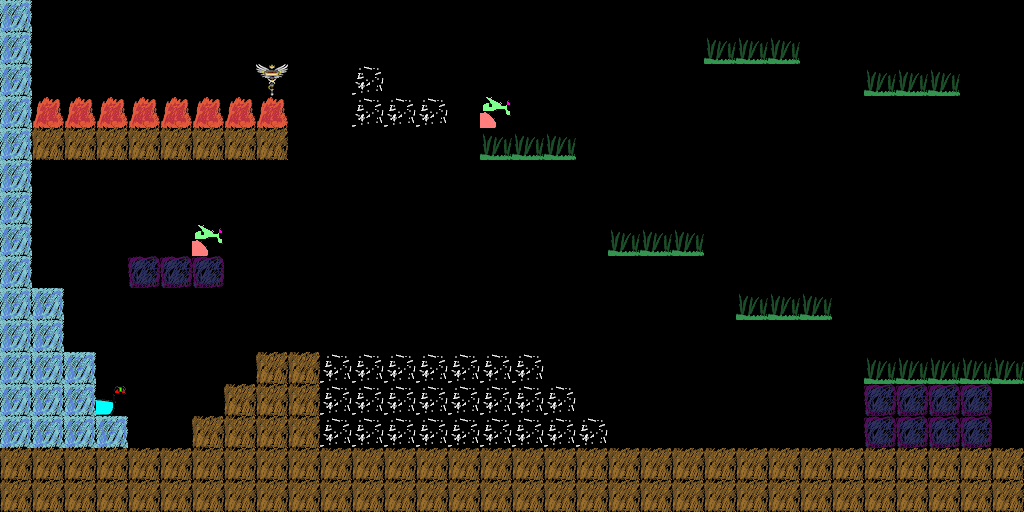

Tiled map render using the project's own tile images. Description and the whole map definition, tile-layer contents included, below:
An orthogonal 32x16 tile map with 32x32 px tiles, 3 tile layers (roomstuff, overlay, npcs), 3 hidden layers not drawn.

<map version="1.2" tiledversion="1.2.4" orientation="orthogonal" renderorder="right-down" width="32" height="16" tilewidth="32" tileheight="32" infinite="0" nextlayerid="13" nextobjectid="1">
 <tileset firstgid="1" source="../../tileset.tsx" />
 <layer id="7" name="collision" width="32" height="16" visible="0">
  <data encoding="csv">
1,0,0,0,0,0,0,0,0,0,0,0,0,0,0,0,0,0,0,0,0,0,0,0,0,0,0,0,0,0,0,0,
1,0,0,0,0,0,0,0,0,0,0,0,0,0,0,0,0,0,0,0,0,0,1,1,1,0,0,0,0,0,0,0,
1,0,0,0,0,0,0,0,0,0,0,1,0,0,0,0,0,0,0,0,0,0,0,0,0,0,0,1,1,1,0,0,
1,1,1,1,1,1,1,1,1,0,0,1,1,1,0,0,0,0,0,0,0,0,0,0,0,0,0,0,0,0,0,0,
1,1,1,1,1,1,1,1,1,0,0,0,0,0,0,1,1,1,0,0,0,0,0,0,0,0,0,0,0,0,0,0,
1,0,0,0,0,0,0,0,0,0,0,0,0,0,0,0,0,0,0,0,0,0,0,0,0,0,0,0,0,0,0,0,
1,0,0,0,0,0,0,0,0,0,0,0,0,0,0,0,0,0,0,0,0,0,0,0,0,0,0,0,0,0,0,0,
1,0,0,0,0,0,0,0,0,0,0,0,0,0,0,0,0,0,0,1,1,1,0,0,0,0,0,0,0,0,0,0,
1,0,0,0,1,1,1,0,0,0,0,0,0,0,0,0,0,0,0,0,0,0,0,0,0,0,0,0,0,0,0,0,
1,1,0,0,0,0,0,0,0,0,0,0,0,0,0,0,0,0,0,0,0,0,0,1,1,1,0,0,0,0,0,0,
1,1,0,0,0,0,0,0,0,0,0,0,0,0,0,0,0,0,0,0,0,0,0,0,0,0,0,0,0,0,0,0,
1,1,1,0,0,0,0,0,1,1,1,1,1,1,1,1,1,0,0,0,0,0,0,0,0,0,0,1,1,1,1,1,
1,1,1,0,0,0,0,1,1,1,1,1,1,1,1,1,1,1,0,0,0,0,0,0,0,0,0,0,0,0,0,0,
1,1,1,1,0,0,1,1,1,1,1,1,1,1,1,1,1,1,1,0,0,0,0,0,0,0,0,0,0,0,0,0,
1,1,1,1,1,1,1,1,1,1,1,1,1,1,1,1,1,1,1,1,1,1,1,1,1,1,1,1,1,1,1,1,
1,1,1,1,1,1,1,1,1,1,1,1,1,1,1,1,1,1,1,1,1,1,1,1,1,1,1,1,1,1,1,1
</data>
 </layer>
 <layer id="12" name="roomstuff" width="32" height="16">
  <data encoding="csv">
0,0,0,0,0,0,0,0,0,0,0,0,0,0,0,0,0,0,0,0,0,0,0,0,0,0,0,0,0,0,0,0,
0,24,0,0,0,0,0,0,0,0,0,0,0,0,0,0,0,0,0,0,0,0,0,0,0,0,0,0,0,0,0,0,
0,24,0,0,0,0,0,0,27,0,0,0,0,0,0,0,0,0,0,0,0,0,0,0,0,0,0,0,0,0,0,0,
0,0,0,0,0,0,0,0,0,0,0,0,0,0,0,0,0,0,0,0,0,0,0,0,0,0,0,0,0,0,0,0,
0,0,0,0,0,0,0,0,0,0,0,0,0,0,0,0,0,0,0,0,0,0,0,0,0,0,0,0,0,0,0,0,
0,0,0,0,0,0,0,0,0,0,0,0,0,0,0,0,0,0,0,23,0,0,0,0,0,0,0,0,0,0,0,0,
0,0,0,0,0,0,0,0,0,0,0,0,0,0,0,0,0,0,0,23,0,0,0,0,0,0,0,0,0,0,0,0,
0,0,0,0,0,0,0,0,0,0,0,0,0,0,0,0,0,0,0,0,0,0,0,0,0,0,0,0,0,0,0,0,
0,0,0,0,0,0,0,0,0,0,0,0,0,0,0,0,0,0,0,0,0,0,0,0,0,0,0,0,0,0,0,0,
0,0,0,0,0,0,0,0,0,0,0,0,0,0,0,0,0,0,0,0,0,0,0,0,0,0,0,0,0,0,0,0,
0,0,0,0,0,0,0,0,0,0,0,0,0,0,0,0,0,0,0,0,0,0,0,0,0,0,0,0,0,0,0,0,
0,0,0,0,0,0,0,0,0,0,0,0,0,0,0,0,0,0,0,0,0,0,0,0,0,0,0,0,0,0,0,0,
0,0,0,0,0,0,0,0,0,0,0,0,0,0,0,0,0,0,0,26,0,0,0,0,0,0,0,0,0,0,0,22,
0,0,0,0,0,0,0,0,0,0,0,0,0,0,0,0,0,0,0,26,0,0,0,0,0,0,0,0,0,0,0,22,
0,0,0,0,0,0,0,0,0,0,0,0,0,0,0,0,0,0,0,0,0,0,0,0,0,0,0,0,0,0,0,0,
0,0,0,0,0,0,0,0,0,0,0,0,0,0,0,0,0,0,0,0,0,0,0,0,0,0,0,0,0,0,0,0
</data>
 </layer>
 <layer id="8" name="overlay" width="32" height="16">
  <data encoding="csv">
6,0,0,0,0,0,0,0,0,0,0,0,0,0,0,0,0,0,0,0,0,0,0,0,0,0,0,0,0,0,0,0,
6,0,0,0,0,0,0,0,0,0,0,0,0,0,0,0,0,0,0,0,0,0,5,5,5,0,0,0,0,0,0,0,
6,0,0,0,0,0,0,0,0,0,0,2,0,0,0,0,0,0,0,0,0,0,0,0,0,0,0,5,5,5,0,0,
6,7,7,7,7,7,7,7,7,0,0,2,2,2,0,0,0,0,0,0,0,0,0,0,0,0,0,0,0,0,0,0,
6,3,3,3,3,3,3,3,3,0,0,0,0,0,0,5,5,5,0,0,0,0,0,0,0,0,0,0,0,0,0,0,
6,0,0,0,0,0,0,0,0,0,0,0,0,0,0,0,0,0,0,0,0,0,0,0,0,0,0,0,0,0,0,0,
6,0,0,0,0,0,0,0,0,0,0,0,0,0,0,0,0,0,0,0,0,0,0,0,0,0,0,0,0,0,0,0,
6,0,0,0,0,0,0,0,0,0,0,0,0,0,0,0,0,0,0,5,5,5,0,0,0,0,0,0,0,0,0,0,
6,0,0,0,4,4,4,0,0,0,0,0,0,0,0,0,0,0,0,0,0,0,0,0,0,0,0,0,0,0,0,0,
6,6,0,0,0,0,0,0,0,0,0,0,0,0,0,0,0,0,0,0,0,0,0,5,5,5,0,0,0,0,0,0,
6,6,0,0,0,0,0,0,0,0,0,0,0,0,0,0,0,0,0,0,0,0,0,0,0,0,0,0,0,0,0,0,
6,6,6,0,0,0,0,0,3,3,2,2,2,2,2,2,2,0,0,0,0,0,0,0,0,0,0,5,5,5,5,5,
6,6,6,0,0,0,0,3,3,3,2,2,2,2,2,2,2,2,0,0,0,0,0,0,0,0,0,4,4,4,4,0,
6,6,6,6,0,0,3,3,3,3,2,2,2,2,2,2,2,2,2,0,0,0,0,0,0,0,0,4,4,4,4,0,
3,3,3,3,3,3,3,3,3,3,3,3,3,3,3,3,3,3,3,3,3,3,3,3,3,3,3,3,3,3,3,3,
3,3,3,3,3,3,3,3,3,3,3,3,3,3,3,3,3,3,3,3,3,3,3,3,3,3,3,3,3,3,3,3
</data>
 </layer>
 <layer id="9" name="npcs" width="32" height="16">
  <data encoding="csv">
0,0,0,0,0,0,0,0,0,0,0,0,0,0,0,0,0,0,0,0,0,0,0,0,0,0,0,0,0,0,0,0,
0,0,0,0,0,0,0,0,0,0,0,0,0,0,0,0,0,0,0,0,0,0,0,0,0,0,0,0,0,0,0,0,
0,0,0,0,0,0,0,0,0,0,0,0,0,0,0,0,0,0,0,0,0,0,0,0,0,0,0,0,0,0,0,0,
0,0,0,0,0,0,0,0,0,0,0,0,0,0,0,17,0,0,0,0,0,0,0,0,0,0,0,0,0,0,0,0,
0,0,0,0,0,0,0,0,0,0,0,0,0,0,0,0,0,0,0,0,0,0,0,0,0,0,0,0,0,0,0,0,
0,0,0,0,0,0,0,0,0,0,0,0,0,0,0,0,0,0,0,0,0,0,0,0,0,0,0,0,0,0,0,0,
0,0,0,0,0,0,0,0,0,0,0,0,0,0,0,0,0,0,0,0,0,0,0,0,0,0,0,0,0,0,0,0,
0,0,0,0,0,0,17,0,0,0,0,0,0,0,0,0,0,0,0,0,0,0,0,0,0,0,0,0,0,0,0,0,
0,0,0,0,0,0,0,0,0,0,0,0,0,0,0,0,0,0,0,0,0,0,0,0,0,0,0,0,0,0,0,0,
0,0,0,0,0,0,0,0,0,0,0,0,0,0,0,0,0,0,0,0,0,0,0,0,0,0,0,0,0,0,0,0,
0,0,0,0,0,0,0,0,0,0,0,0,0,0,0,0,0,0,0,0,0,0,0,0,0,0,0,0,0,0,0,0,
0,0,0,0,0,0,0,0,0,0,0,0,0,0,0,0,0,0,0,0,0,0,0,0,0,0,0,0,0,0,0,0,
0,0,0,8,0,0,0,0,0,0,0,0,0,0,0,0,0,0,0,0,0,0,0,0,0,0,0,0,0,0,0,0,
0,0,0,0,0,0,0,0,0,0,0,0,0,0,0,0,0,0,0,0,0,0,0,0,0,0,0,0,0,0,0,0,
0,0,0,0,0,0,0,0,0,0,0,0,0,0,0,0,0,0,0,0,0,0,0,0,0,0,0,0,0,0,0,0,
0,0,0,0,0,0,0,0,0,0,0,0,0,0,0,0,0,0,0,0,0,0,0,0,0,0,0,0,0,0,0,0
</data>
 </layer>
 <layer id="11" name="items" width="32" height="16" visible="0">
  <data encoding="csv">
0,0,0,0,0,0,0,0,0,0,0,0,0,0,0,0,0,0,0,0,0,0,0,0,0,0,0,0,0,0,0,0,
0,0,0,0,0,0,0,0,0,0,0,0,0,0,0,0,0,0,0,0,0,0,0,0,0,0,0,0,0,0,0,0,
0,0,0,0,0,0,0,0,0,0,0,0,0,0,0,0,0,0,0,0,0,0,0,0,0,0,0,0,0,0,0,0,
0,0,0,0,0,0,0,0,0,0,0,0,0,0,0,0,0,0,0,0,0,0,0,0,0,0,0,0,0,0,0,0,
0,0,0,0,0,0,0,0,0,0,0,0,0,0,0,0,0,0,0,0,0,0,0,0,0,0,0,0,0,0,0,0,
0,0,0,0,0,0,0,0,0,0,0,0,0,0,0,0,0,0,0,0,0,0,0,0,0,0,0,0,0,0,0,0,
0,0,0,0,0,0,0,0,0,0,0,0,0,0,0,0,0,0,0,0,0,0,0,0,0,0,0,0,0,0,0,0,
0,0,0,0,14,14,14,0,0,0,0,0,0,0,0,0,0,0,0,0,0,0,0,0,0,0,0,0,0,0,0,0,
0,0,0,0,0,0,0,0,0,0,0,0,0,0,0,0,0,0,0,0,0,0,0,0,0,0,0,0,0,0,0,0,
0,0,0,0,0,0,0,0,0,0,0,0,0,0,0,0,0,0,0,0,0,0,0,0,0,0,0,0,0,0,0,0,
0,0,0,0,0,0,0,0,0,0,0,0,0,0,0,0,0,0,0,0,0,0,0,0,0,0,0,15,15,15,0,0,
0,0,0,0,0,0,0,16,0,0,0,0,0,0,0,0,0,0,0,0,0,0,0,0,0,0,0,0,0,0,0,0,
0,0,0,0,0,0,0,0,0,0,0,0,0,0,0,0,0,0,0,0,0,0,0,0,0,0,0,0,0,0,0,0,
0,0,0,0,0,0,0,0,0,0,0,0,0,0,0,0,0,0,0,0,0,0,0,0,0,0,0,0,0,0,0,0,
0,0,0,0,0,0,0,0,0,0,0,0,0,0,0,0,0,0,0,0,0,0,0,0,0,0,0,0,0,0,0,0,
0,0,0,0,0,0,0,0,0,0,0,0,0,0,0,0,0,0,0,0,0,0,0,0,0,0,0,0,0,0,0,0
</data>
 </layer>
 <layer id="10" name="mobs" width="32" height="16" visible="0">
  <data encoding="csv">
0,0,0,0,0,0,0,0,0,0,0,0,0,0,0,0,0,0,0,0,0,0,0,0,0,0,0,0,0,0,0,0,
0,0,0,0,0,0,0,0,0,0,0,0,0,0,0,0,0,0,0,0,0,0,0,0,0,0,0,0,0,0,0,0,
0,0,0,0,0,0,0,0,0,0,0,0,0,0,0,0,0,0,0,0,0,0,0,0,0,0,0,0,0,0,0,0,
0,0,0,0,0,0,0,0,0,0,0,0,0,0,0,0,0,0,0,0,0,0,0,0,0,0,0,0,0,0,0,0,
0,0,0,0,0,0,0,0,0,0,0,0,0,0,0,0,0,0,0,0,0,0,0,0,0,0,0,0,0,0,0,0,
0,0,0,0,0,0,0,0,0,0,0,0,21,0,0,0,0,0,0,0,0,0,0,0,0,0,0,0,0,0,0,0,
0,0,0,0,0,0,0,0,0,0,0,0,0,0,0,0,0,0,0,0,0,0,0,0,0,0,0,0,0,0,0,0,
0,0,0,0,0,0,0,0,0,0,0,0,0,0,0,0,0,0,0,0,0,0,0,0,0,0,0,0,0,0,0,0,
0,0,0,0,0,0,0,0,0,0,0,0,0,0,0,0,0,0,0,0,0,0,0,0,0,0,0,0,0,0,0,0,
0,0,0,19,0,0,0,0,0,0,0,10,10,10,0,0,0,0,0,0,0,0,0,0,0,0,0,0,0,0,0,0,
0,0,0,0,18,0,0,0,0,0,0,10,10,10,0,0,0,0,0,0,0,0,0,0,0,0,0,0,0,0,0,0,
0,0,0,0,0,0,0,0,0,0,0,0,0,0,0,0,0,0,0,0,0,0,0,0,0,0,0,0,0,0,0,0,
0,0,0,0,0,0,0,0,0,0,0,0,0,0,0,0,0,0,0,0,0,0,0,0,0,0,0,0,0,0,0,0,
0,0,0,0,0,0,0,0,0,0,0,0,0,0,0,0,0,0,0,0,0,0,0,0,0,0,0,0,0,0,0,0,
0,0,0,0,0,0,0,0,0,0,0,0,0,0,0,0,0,0,0,0,0,0,0,0,0,0,0,0,0,0,0,0,
0,0,0,0,0,0,0,0,0,0,0,0,0,0,0,0,0,0,0,0,0,0,0,0,0,0,0,0,0,0,0,0
</data>
 </layer>
</map>